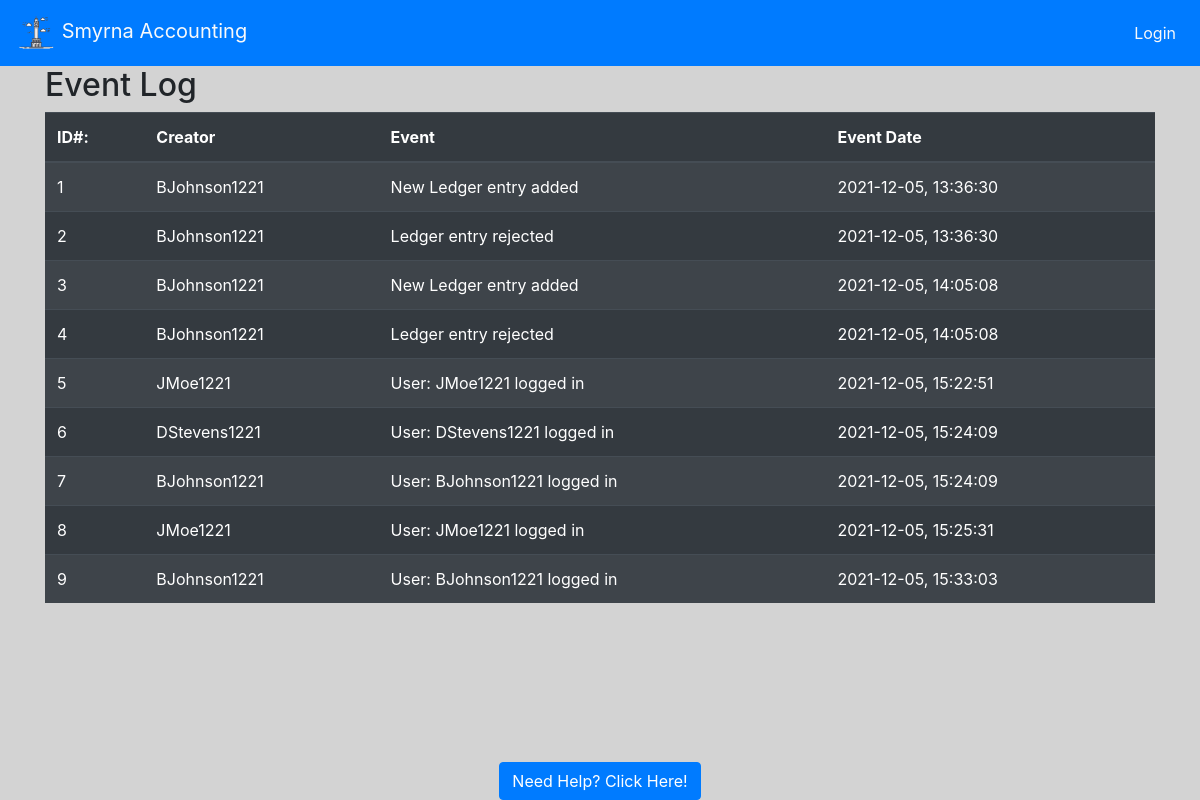
/event_log/, run on an earlier commit of the app's database.
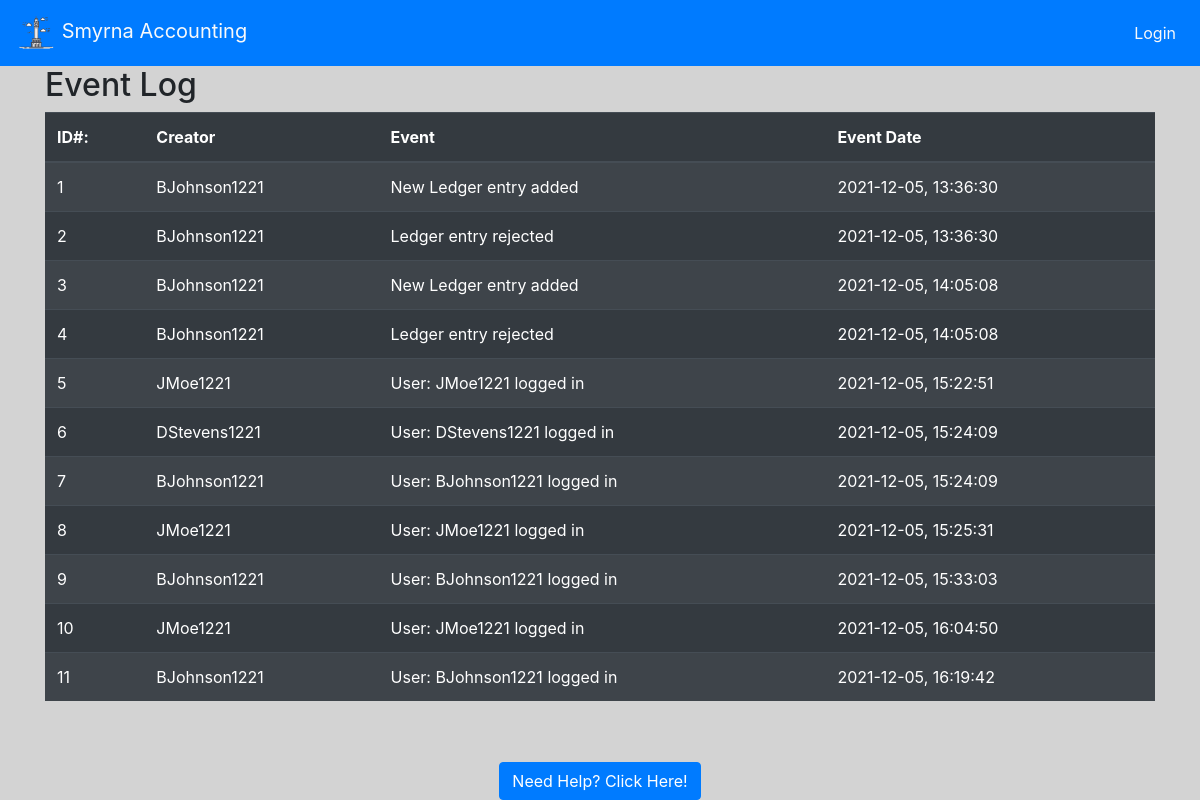
And on a later commit of the database.
### website/models.py (models this page shows)
class EventLog(db.Model):
    key = db.Column(db.Integer, primary_key=True, autoincrement=True)
    creator = db.Column(db.String(150), nullable=False)
    event = db.Column(db.String(150), nullable=False)
    event_date = db.Column(db.String(150), nullable=False)

### website/auth.py (the view)
@auth.route('/event_log/', methods=['GET', 'POST'])
def evlog():
    evall = EventLog.query.all()
    return render_template('event_log.html', evall=evall, user=current_user, lpc=lpc())

### website/auth.py (called while the page is built)
def lpc():
    ledger_pending_count = db.session.query(Ledger).filter(Ledger.isApproved == 'Pending').all()
    lpc = len(ledger_pending_count)
    return lpc

### website/templates/event_log.html (shortened to what this page needs)
<!DOCTYPE html>
<html lang="en">
{% extends "base.html" %} {% block title %} Admin Portal {% endblock %}
{%block content%}
<head>
</head>
<body>
    <h2>Event Log</h2>
      <table id="table_id" class="table table-striped table-dark">
      <thead style="position: sticky;">
        <tr>
          <th>ID#:</th>
          <th>Creator</th>
          <th>Event</th>
          <th>Event Date</th>
        </tr>
      </thead>
      <tbody style="overflow-y: scroll;">
      {% for event in evall %}
        <tr>
            <td>{{ event.key }}</td>
            <td>{{ event.creator }}</td>
            <td>{{ event.event }}</td>
            <td>{{ event.event_date }}</td>
        </tr>
      {% endfor %}
      </tbody>
    </table>
</body>
</html>
{% endblock %}

### website/templates/base.html (shortened to what this page needs)
<!DOCTYPE html>
<html>
<head>
    <meat name="viewport" content="width=device-width, initial-scale=1" />
    <link rel="stylesheet" href="https://stackpath.bootstrapcdn.com/bootstrap/4.4.1/css/bootstrap.min.css"
 />
    <link rel="stylesheet" href="https://stackpath.bootstrapcdn.com/font-awesome/4.7.0/css/font-awesome.min.css"
 />
</head>
<body style="background-color: lightgrey">
    <nav class="navbar navbar-expand-lg navbar-dark bg-primary sticky-top">
        <a class = "navbar-brand text-light" href='/'>
            <img src="/static/logo.png" width="40" height="40" atl="">
            Smyrna Accounting
        </a>
        <div class = "collapse navbar-collapse" id="navbar">
            <ul class = "navbar-nav ml-auto">
                {% if user.is_authenticated %}
                <style>
                    li.nav-item {
                        border: 2px solid grey;
                        margin: 2px;
                        border-radius: 25px;
                        background-color: rgb(63, 110, 170);
                    }
                    li.nav-item:hover{
                        border: 2px solid white;
                        margin: 2px;
                        border-radius: 25px;
                        background-color: rgba(53, 53, 53, 0.986);
                    }
                </style>
                    {% if not user.hasAdmin and not user.hasMan %}
                        <li class = "nav-item">
                    <a class = "nav-link text-light text-center" id = "homepage" href="/home">Home</a>
                        </li>
                        <li class = "nav-item">
                        <a class = "nav-link text-light text-center" id = "entries" href="/approvals">Entries</a>
                 </li>
                        {% endif %}
                {% if user.hasAdmin %}
                <li class = "nav-item">
                    <a class = "nav-link text-light text-center" id = "homepage" href="/home">Home</a>
                 </li>
                <li class = "nav-item">
                    <a class = "nav-link text-light text-center" id = "adminPort" href="/adminPortal">Admin Dashboard</a>
                </li>
                 <li class = "nav-item">
                    {% if lpc > 0 %}
                     <span class="badge badge-pill badge-danger" style="float:right;margin-bottom:-10px;">!</span>
                        {% endif %}
                    <a class = "nav-link text-light text-center" id = "approvals" href="/approvals">Approvals</a>
                 </li>
                {% endif %}
                {% if user.hasMan %}
                <li class = "nav-item">
                    <a class = "nav-link text-light text-center" id = "homepage" href="/home">Home</a>
                 </li>
                <li class = "nav-item">
                    <a class = "nav-link text-light text-center" id = "adminPort" href="/adminPortal">Users</a>
                </li>
                 <li class = "nav-item">
                     {% if lpc > 0 %}
                            <span class="badge badge-pill badge-danger" style="float:right;margin-bottom:-10px;">!</span>
                     {% endif %}
                    <a class = "nav-link text-light text-center" id = "approvals" href="/approvals">Approvals</a>
                 </li>
                {% endif %}
                <li class="nav-item dropdown">
                    <a class = "nav-link dropdown-toggle text-light text-center" id = "" data-toggle = "dropdown" aria-haspopup="true" aria-expanded="false">
                        {{ user.userName }}
                    </a>
                    <div class = "dropdown-menu dropdown-menu-right" aria-labelledby="navbarDropdownMenuLink">
                        <a class = "nav-link text-dark" id = "is" href="/income_statement">Income Statement</a>
                        <a class = "nav-link text-dark" id = "bs" href="/balance_sheet">Balance Sheet</a>
                        <a class = "nav-link text-dark" id = "tb" href="/trial_balance">Trial Balance</a>
                        <a class = "nav-link text-dark" id = "logout" href="/logout">Logout</a>
                    </div>
                </li>
                {% else %}
                <a class = "nav-item nav-link text-light" id = "login" href="/login">Login</a>
                {% endif %}
            </ul>
        </div>
    </nav>
    <div class= "container">
        {%block content%}
        {% endblock %}
</body>
<div class="footer" style="background-color: lightgray;">
    <a href="/help" data-toggle="tooltip" data-placement="top" title="Go to the help page!" class="btn btn-primary">Need Help? Click Here!</a>
</div>
</html>

### website/templates/base.html (style rules this page uses)
.footer { position: fixed; left: 0; bottom: 0; width: 100%; background-color: Blue; text-align: center; }

What changed in the data, as far as the page shows it:
added EventLog: key "10", creator "JMoe1221", event "User: JMoe1221 logged in", event_date "2021-12-05, 16:04:50"
added EventLog: key "11", creator "BJohnson1221", event "User: BJohnson1221 logged in", event_date "2021-12-05, 16:19:42"
